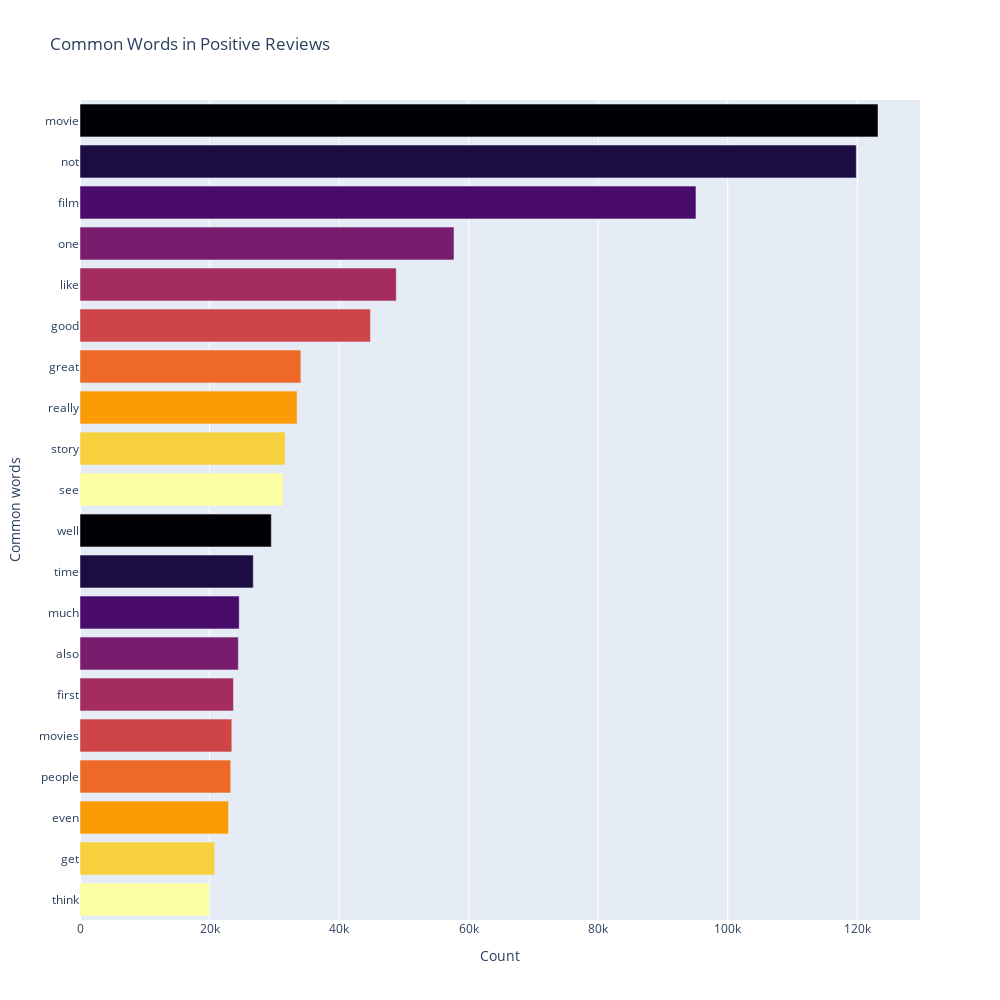

The cell this chart's notebook holds for it:
### Code cell
most_common_word = get_top_text(df['Reviews_clean'][df['Ratings'] >= 7], 20, 1)
temp = pd.DataFrame(most_common_word, columns=["Common_words", "Count"])

fig = px.bar(temp, x = 'Count', y = 'Common_words', title = 'Common Words in Positive Reviews', 
             orientation = 'h', width = 1000, height = 1000, color = 'Common_words',
             labels = {'Common_words': 'Common words'}, color_discrete_sequence = px.colors.sequential.Inferno)

fig.update_layout(showlegend=False)
fig.show()

### Figure 1 — Plotly figure (JSON) as saved in the notebook; plotly's stock layout.template omitted (floating-point values rounded to 4 significant figures)
{"data": [{"alignmentgroup": "True", "hovertemplate": "Common words=%{y}<br>Count=%{x}<extra></extra>", "legendgroup": "movie", "marker": {"color": "#000004", "pattern": {"shape": ""}}, "name": "movie", "offsetgroup": "movie", "orientation": "h", "showlegend": true, "textposition": "auto", "type": "bar", "x": [123193], "xaxis": "x", "y": ["movie"], "yaxis": "y"}, {"alignmentgroup": "True", "hovertemplate": "Common words=%{y}<br>Count=%{x}<extra></extra>", "legendgroup": "not", "marker": {"color": "#1b0c41", "pattern": {"shape": ""}}, "name": "not", "offsetgroup": "not", "orientation": "h", "showlegend": true, "textposition": "auto", "type": "bar", "x": [119841], "xaxis": "x", "y": ["not"], "yaxis": "y"}, {"alignmentgroup": "True", "hovertemplate": "Common words=%{y}<br>Count=%{x}<extra></extra>", "legendgroup": "film", "marker": {"color": "#4a0c6b", "pattern": {"shape": ""}}, "name": "film", "offsetgroup": "film", "orientation": "h", "showlegend": true, "textposition": "auto", "type": "bar", "x": [95090], "xaxis": "x", "y": ["film"], "yaxis": "y"}, {"alignmentgroup": "True", "hovertemplate": "Common words=%{y}<br>Count=%{x}<extra></extra>", "legendgroup": "one", "marker": {"color": "#781c6d", "pattern": {"shape": ""}}, "name": "one", "offsetgroup": "one", "orientation": "h", "showlegend": true, "textposition": "auto", "type": "bar", "x": [57737], "xaxis": "x", "y": ["one"], "yaxis": "y"}, {"alignmentgroup": "True", "hovertemplate": "Common words=%{y}<br>Count=%{x}<extra></extra>", "legendgroup": "like", "marker": {"color": "#a52c60", "pattern": {"shape": ""}}, "name": "like", "offsetgroup": "like", "orientation": "h", "showlegend": true, "textposition": "auto", "type": "bar", "x": [48822], "xaxis": "x", "y": ["like"], "yaxis": "y"}, {"alignmentgroup": "True", "hovertemplate": "Common words=%{y}<br>Count=%{x}<extra></extra>", "legendgroup": "good", "marker": {"color": "#cf4446", "pattern": {"shape": ""}}, "name": "good", "offsetgroup": "good", "orientation": "h", "showlegend": true, "textposition": "auto", "type": "bar", "x": [44842], "xaxis": "x", "y": ["good"], "yaxis": "y"}, {"alignmentgroup": "True", "hovertemplate": "Common words=%{y}<br>Count=%{x}<extra></extra>", "legendgroup": "great", "marker": {"color": "#ed6925", "pattern": {"shape": ""}}, "name": "great", "offsetgroup": "great", "orientation": "h", "showlegend": true, "textposition": "auto", "type": "bar", "x": [34098], "xaxis": "x", "y": ["great"], "yaxis": "y"}, {"alignmentgroup": "True", "hovertemplate": "Common words=%{y}<br>Count=%{x}<extra></extra>", "legendgroup": "really", "marker": {"color": "#fb9b06", "pattern": {"shape": ""}}, "name": "really", "offsetgroup": "really", "orientation": "h", "showlegend": true, "textposition": "auto", "type": "bar", "x": [33519], "xaxis": "x", "y": ["really"], "yaxis": "y"}, {"alignmentgroup": "True", "hovertemplate": "Common words=%{y}<br>Count=%{x}<extra></extra>", "legendgroup": "story", "marker": {"color": "#f7d13d", "pattern": {"shape": ""}}, "name": "story", "offsetgroup": "story", "orientation": "h", "showlegend": true, "textposition": "auto", "type": "bar", "x": [31679], "xaxis": "x", "y": ["story"], "yaxis": "y"}, {"alignmentgroup": "True", "hovertemplate": "Common words=%{y}<br>Count=%{x}<extra></extra>", "legendgroup": "see", "marker": {"color": "#fcffa4", "pattern": {"shape": ""}}, "name": "see", "offsetgroup": "see", "orientation": "h", "showlegend": true, "textposition": "auto", "type": "bar", "x": [31346], "xaxis": "x", "y": ["see"], "yaxis": "y"}, {"alignmentgroup": "True", "hovertemplate": "Common words=%{y}<br>Count=%{x}<extra></extra>", "legendgroup": "well", "marker": {"color": "#000004", "pattern": {"shape": ""}}, "name": "well", "offsetgroup": "well", "orientation": "h", "showlegend": true, "textposition": "auto", "type": "bar", "x": [29536], "xaxis": "x", "y": ["well"], "yaxis": "y"}, {"alignmentgroup": "True", "hovertemplate": "Common words=%{y}<br>Count=%{x}<extra></extra>", "legendgroup": "time", "marker": {"color": "#1b0c41", "pattern": {"shape": ""}}, "name": "time", "offsetgroup": "time", "orientation": "h", "showlegend": true, "textposition": "auto", "type": "bar", "x": [26747], "xaxis": "x", "y": ["time"], "yaxis": "y"}, {"alignmentgroup": "True", "hovertemplate": "Common words=%{y}<br>Count=%{x}<extra></extra>", "legendgroup": "much", "marker": {"color": "#4a0c6b", "pattern": {"shape": ""}}, "name": "much", "offsetgroup": "much", "orientation": "h", "showlegend": true, "textposition": "auto", "type": "bar", "x": [24581], "xaxis": "x", "y": ["much"], "yaxis": "y"}, {"alignmentgroup": "True", "hovertemplate": "Common words=%{y}<br>Count=%{x}<extra></extra>", "legendgroup": "also", "marker": {"color": "#781c6d", "pattern": {"shape": ""}}, "name": "also", "offsetgroup": "also", "orientation": "h", "showlegend": true, "textposition": "auto", "type": "bar", "x": [24443], "xaxis": "x", "y": ["also"], "yaxis": "y"}, {"alignmentgroup": "True", "hovertemplate": "Common words=%{y}<br>Count=%{x}<extra></extra>", "legendgroup": "first", "marker": {"color": "#a52c60", "pattern": {"shape": ""}}, "name": "first", "offsetgroup": "first", "orientation": "h", "showlegend": true, "textposition": "auto", "type": "bar", "x": [23691], "xaxis": "x", "y": ["first"], "yaxis": "y"}, {"alignmentgroup": "True", "hovertemplate": "Common words=%{y}<br>Count=%{x}<extra></extra>", "legendgroup": "movies", "marker": {"color": "#cf4446", "pattern": {"shape": ""}}, "name": "movies", "offsetgroup": "movies", "orientation": "h", "showlegend": true, "textposition": "auto", "type": "bar", "x": [23434], "xaxis": "x", "y": ["movies"], "yaxis": "y"}, {"alignmentgroup": "True", "hovertemplate": "Common words=%{y}<br>Count=%{x}<extra></extra>", "legendgroup": "people", "marker": {"color": "#ed6925", "pattern": {"shape": ""}}, "name": "people", "offsetgroup": "people", "orientation": "h", "showlegend": true, "textposition": "auto", "type": "bar", "x": [23270], "xaxis": "x", "y": ["people"], "yaxis": "y"}, {"alignmentgroup": "True", "hovertemplate": "Common words=%{y}<br>Count=%{x}<extra></extra>", "legendgroup": "even", "marker": {"color": "#fb9b06", "pattern": {"shape": ""}}, "name": "even", "offsetgroup": "even", "orientation": "h", "showlegend": true, "textposition": "auto", "type": "bar", "x": [22928], "xaxis": "x", "y": ["even"], "yaxis": "y"}, {"alignmentgroup": "True", "hovertemplate": "Common words=%{y}<br>Count=%{x}<extra></extra>", "legendgroup": "get", "marker": {"color": "#f7d13d", "pattern": {"shape": ""}}, "name": "get", "offsetgroup": "get", "orientation": "h", "showlegend": true, "textposition": "auto", "type": "bar", "x": [20777], "xaxis": "x", "y": ["get"], "yaxis": "y"}, {"alignmentgroup": "True", "hovertemplate": "Common words=%{y}<br>Count=%{x}<extra></extra>", "legendgroup": "think", "marker": {"color": "#fcffa4", "pattern": {"shape": ""}}, "name": "think", "offsetgroup": "think", "orientation": "h", "showlegend": true, "textposition": "auto", "type": "bar", "x": [19966], "xaxis": "x", "y": ["think"], "yaxis": "y"}], "layout": {"barmode": "relative", "height": 1000, "legend": {"title": {"text": "Common words"}, "tracegroupgap": 0}, "showlegend": false, "title": {"text": "Common Words in Positive Reviews"}, "width": 1000, "xaxis": {"anchor": "y", "domain": [0, 1], "title": {"text": "Count"}}, "yaxis": {"anchor": "x", "categoryarray": ["think", "get", "even", "people", "movies", "first", "also", "much", "time", "well", "see", "story", "really", "great", "good", "like", "one", "film", "not", "movie"], "categoryorder": "array", "domain": [0, 1], "title": {"text": "Common words"}}}}
